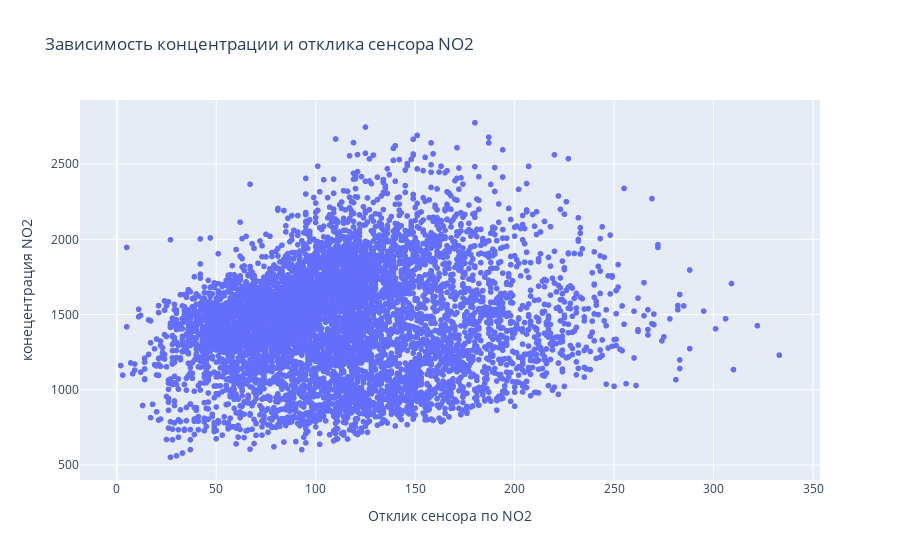

Write notebook code for a chart like this one.
### Code cell
# конецентрация NO2 и отклик сенсора по NO2

fig = px.scatter(
    df,  
    x="NO2(GT)", y="PT08.S4(NO2)",  
    title="Зависимость концентрации и отклика сенсора NO2",

)
fig.update_layout(
                  xaxis_title="Отклик сенсора по NO2",
                  yaxis_title="конецентрация NO2"
                  )
fig.show()

### Figure 1 — Plotly figure (JSON) as saved in the notebook; plotly's stock layout.template omitted (floating-point values rounded to 4 significant figures; data arrays with more than 128 entries replaced by an {"elided": "..."} marker saying what was removed)
{"data": [{"hovertemplate": "NO2(GT)=%{x}<br>PT08.S4(NO2)=%{y}<extra></extra>", "legendgroup": "", "marker": {"color": "#636efa", "symbol": "circle"}, "mode": "markers", "name": "", "showlegend": false, "type": "scattergl", "x": {"elided": "6941 int values"}, "xaxis": "x", "y": {"elided": "6941 int values"}, "yaxis": "y"}], "layout": {"legend": {"tracegroupgap": 0}, "title": {"text": "Зависимость концентрации и отклика сенсора NO2"}, "xaxis": {"anchor": "y", "domain": [0, 1], "title": {"text": "Отклик сенсора по NO2"}}, "yaxis": {"anchor": "x", "domain": [0, 1], "title": {"text": "конецентрация NO2"}}}}
